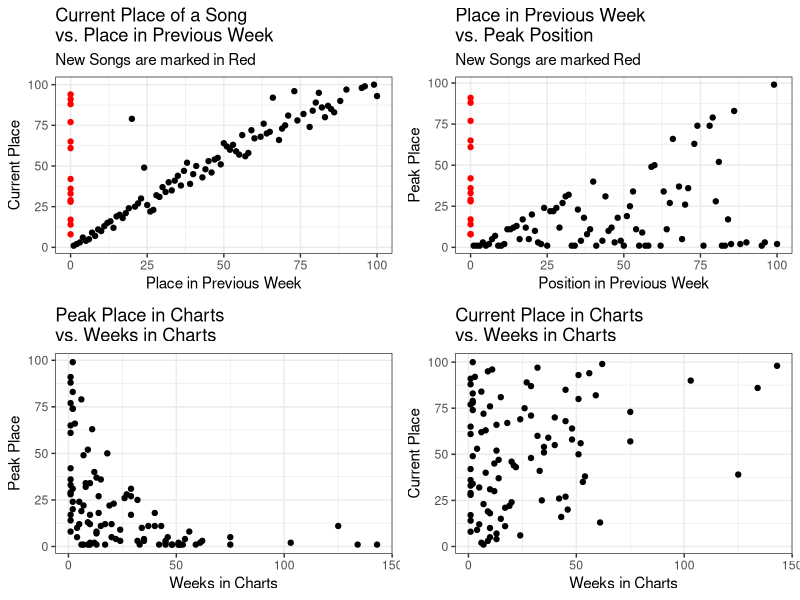
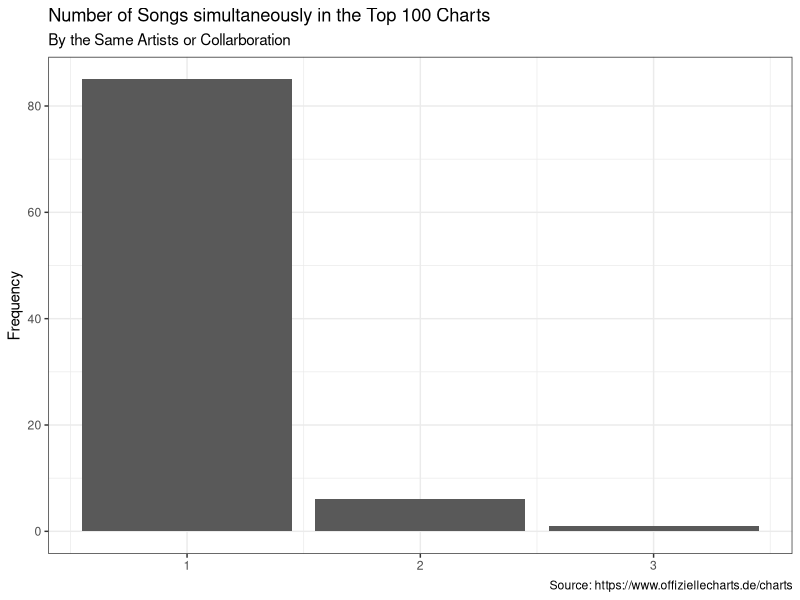
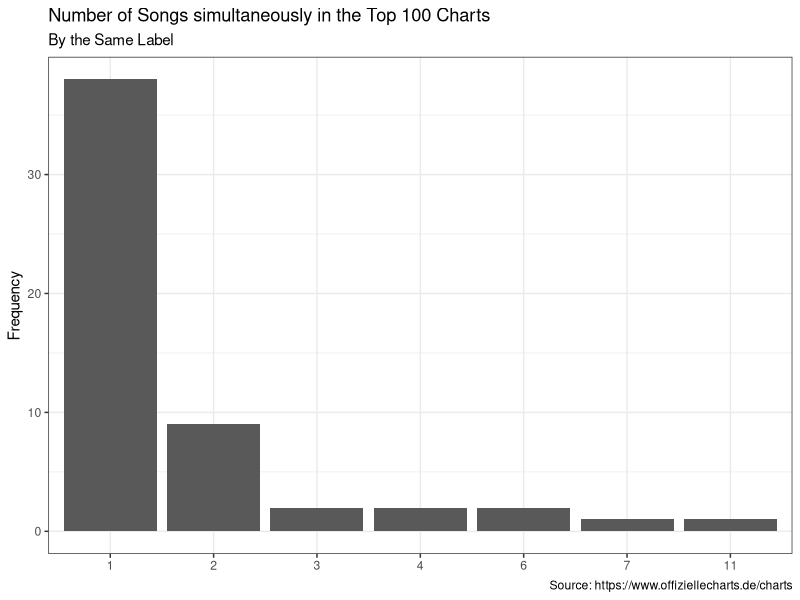

These charts were generated, in order, by the following R code:
## ---- chunk 1
library(ggplot2)
library(gridExtra)
library(readr)
library(dplyr)
chart_scrap <- read_csv('2022-07-06_charts_report.csv')
## ---- chunk 2
#Reporting Figures and Tables
#Scatter Plots
current_v_last <- ggplot(data = chart_scrap,
                                     aes(y = current, x=last_week,
                                     col=ifelse(is.na(last_week), yes = 'NA' , no = 'NonNA')))+
                                      geom_point(aes(y = current, x=last_week_fill),show.legend = F)+
                                      scale_color_manual(values = c('#FF0000','#000000'))+
                                      labs(title = 'Current Place of a Song \nvs. Place in Previous Week',
                                           subtitle = 'New Songs are marked in Red',
                                           y='Current Place', x='Place in Previous Week')+
                                        theme_bw()
weeks_v_peak <- ggplot(data = chart_scrap,
                                             aes(x=weeks_in_charts, y=peak_in_charts))+
                                              geom_point()+
                                              labs(title = 'Peak Place in Charts \nvs. Weeks in Charts',
                                                   x='Weeks in Charts', y='Peak Place')+
                                              theme_bw()
week_v_current <- ggplot(data = chart_scrap, aes(x=weeks_in_charts, y=current))+
                                      geom_point()+
                                      labs(title = 'Current Place in Charts \nvs. Weeks in Charts',
                                           x='Weeks in Charts', y='Current Place')+
                                      theme_bw()
last_v_peak <- ggplot(data = chart_scrap, aes(x=last_week_fill, y=peak_in_charts,
                                                col=ifelse(is.na(last_week), yes = 'NA' , no = 'NonNA')))+
                                    geom_point(show.legend = F)+
                                    labs(title = 'Place in Previous Week \nvs. Peak Position',
                                         subtitle = 'New Songs are marked Red',
                                         x='Position in Previous Week', y='Peak Place')+
                                    scale_color_manual(values = c('#FF0000','#000000'))+
                                    theme_bw()
grid.arrange(current_v_last,last_v_peak, weeks_v_peak,week_v_current, nrow=2)
## ---- chunk 3
chart_scrap%>%
                      count(artist)%>%
                      ggplot(aes(x=n))+
                      geom_bar()+
                      labs(title = 'Number of Songs simultaneously in the Top 100 Charts',
                           subtitle = 'By the Same Artists or Collarboration',
                           y='Frequency',
                           x=NULL,
                           caption = 'Source: https://www.offiziellecharts.de/charts')+
                      theme_bw()
chart_scrap%>%
                        count(artist,sort = T)%>%
                        filter(n>1)%>%
                        knitr::kable()
chart_scrap%>%
                      count(label)%>%
                      ggplot(aes(x=as.factor(n)))+
                      geom_bar()+
                      geom_bar()+
                      labs(title = 'Number of Songs simultaneously in the Top 100 Charts',
                           subtitle = 'By the Same Label',
                           y='Frequency',
                           x=NULL,
                           caption = 'Source: https://www.offiziellecharts.de/charts')+
                      theme_bw()
chart_scrap%>%
                        count(label, sort = T)%>%
                        filter(n>1)%>%
                        knitr::kable()
## ---- chunk 4
#Songs that are currently peaking
chart_scrap%>%
                        filter(current == peak_in_charts)%>%
                        select(artist, title, current)%>%
                        rename(Position = current)%>%
                        knitr::kable()
